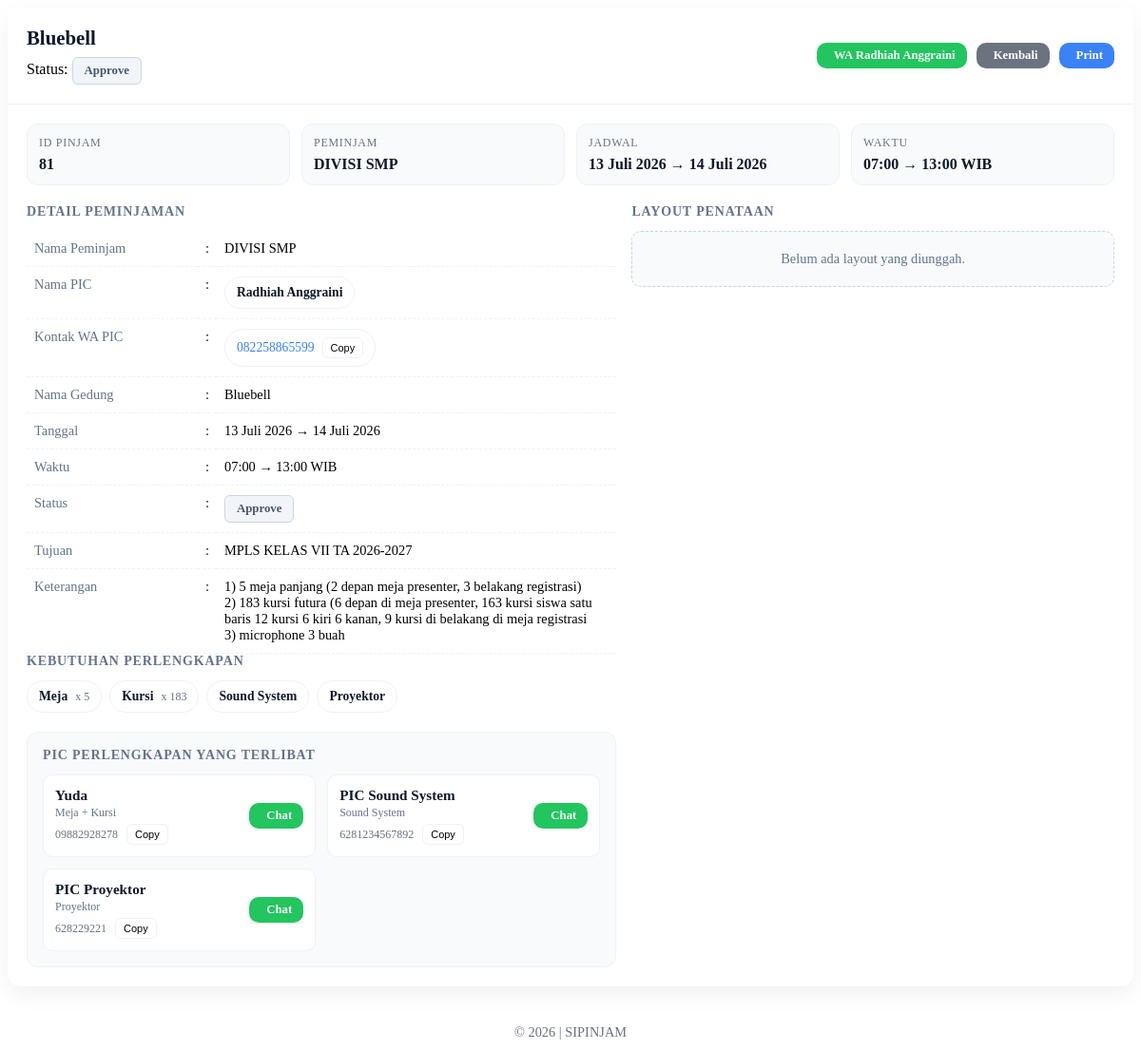
/admin/peminjaman/detailpinjambarang.php?id=81, run on the app's committed database.
### tables this page shows
CREATE TABLE `pinjambarang` (
  `id_pinjam` int(11) NOT NULL,
  `id_user` int(11) DEFAULT NULL,
  `id_barang` int(11) NOT NULL,
  `meja` enum('Iya','Tidak') NOT NULL,
  `jumlah_meja` text DEFAULT NULL,
  `kursi` enum('Iya','Tidak') DEFAULT NULL,
  `jumlah_kursi` text DEFAULT NULL,
  `sound` enum('Iya','Tidak') NOT NULL,
  `proyektor` enum('Iya','Tidak') NOT NULL,
  `tgl_mulai` date DEFAULT NULL,
  `waktu_mulai` time DEFAULT NULL,
  `tgl_selesai` date DEFAULT NULL,
  `waktu_selesai` time DEFAULT NULL,
  `tujuan_barang` text DEFAULT NULL,
  `layout` text NOT NULL,
  `ket` text NOT NULL,
  `nama` text NOT NULL,
  `nohp` text NOT NULL,
  `status` varchar(15) DEFAULT NULL,
  `is_recurring` enum('yes','no') DEFAULT 'no',
  `recurring_days` varchar(50) DEFAULT NULL,
  `created_at` timestamp NULL DEFAULT current_timestamp()
);

CREATE TABLE `barang` (
  `id` int(11) NOT NULL,
  `nama_barang` varchar(255) DEFAULT NULL,
  `stok` text DEFAULT NULL,
  `deskripsi` text DEFAULT NULL,
  `foto` varchar(255) DEFAULT NULL
);

CREATE TABLE `user` (
  `id` int(11) NOT NULL,
  `nama_lengkap` varchar(255) DEFAULT NULL,
  `email` varchar(255) DEFAULT NULL,
  `nohp` varchar(15) DEFAULT NULL,
  `username` varchar(15) DEFAULT NULL,
  `password` varchar(15) DEFAULT NULL,
  `level` varchar(10) DEFAULT NULL
);

CREATE TABLE `pic_kontak` (
  `id` int(11) NOT NULL,
  `nama_pic` varchar(100) DEFAULT NULL,
  `jenis_pic` enum('proyektor','meja','sound','kursi') DEFAULT NULL,
  `no_whatsapp` varchar(20) DEFAULT NULL,
  `status` enum('aktif','nonaktif') DEFAULT 'aktif'
);

### admin/peminjaman/detailpinjambarang.php (the view, shortened to what the rows shown need)
<?php
require_once __DIR__ . '/../../koneksi.php';
function safe($s) {
    return htmlspecialchars((string)$s ?? '', ENT_QUOTES, 'UTF-8');
}
function boolLabel($v) {
    $truthy = ['1','ya','y','true','on','iya','ada'];
    return in_array(strtolower((string)$v), $truthy, true);
}
function fmtDateId($ymd) {
    $bulan = [1=>"Januari","Februari","Maret","April","Mei","Juni","Juli","Agustus","September","Oktober","November","Desember"];
    $t = strtotime($ymd);
    return date('j', $t) . ' ' . $bulan[(int)date('n',$t)] . ' ' . date('Y',$t);
}
function fmtTime($hhmmss) {
    $t = strlen($hhmmss) === 5 ? $hhmmss.':00' : $hhmmss;
    $parts = explode(':', $t);
    return sprintf('%02d:%02d', (int)$parts[0], (int)$parts[1]);
}
function statusBadge($statusRaw) {
    $status = strtolower(trim((string)$statusRaw));
    $map = [
        'pending'   => ['warning','Pending'],
        'ditolak'   => ['danger','Ditolak'],
        'rejected'  => ['danger','Ditolak'],
        'disetujui' => ['success','Disetujui'],
        'approved'  => ['success','Disetujui'],
        'dibatalkan'=> ['secondary','Dibatalkan'],
        'canceled'  => ['secondary','Dibatalkan'],
        'selesai'   => ['info','Selesai'],
        'returned'  => ['info','Selesai'],
    ];
    [$cls,$label] = $map[$status] ?? ['secondary', ucfirst($status ?: 'Tidak Diketahui')];
    return '<span class="badge badge-'.$cls.'">'.$label.'</span>';
}
function phoneDigits($s) {
    return preg_replace('/[^0-9+]/', '', (string)$s);
}
function waLink($phone, $text) {
    $p = phoneDigits($phone);
    $q = urlencode($text);
    return "https://wa.me/{$p}?text={$q}";
}
function splitContacts($raw) {
    $raw = (string)$raw;
    $list = preg_split('/[\s,;\/\r\n]+/u', $raw, -1, PREG_SPLIT_NO_EMPTY);
    $out = [];
    foreach ($list as $it) {
        $it = trim($it);
        $out[] = $it;
    }
    $seen = [];
    $uniq = [];
    foreach ($out as $it) {
        $key = phoneDigits($it) ?: strtolower($it);
        if (!isset($seen[$key])) {
            $uniq[] = $it;
            $seen[$key] = true;
        }
    }
    return $uniq;
}
$id = $_GET['id'] ?? '';
$sql = "SELECT p.*,
               u.nama_lengkap,
               p.nama  AS pic_nama,
               p.nohp AS pic_wa,
               b.nama_barang
        FROM pinjambarang p
        INNER JOIN user u   ON u.id = p.id_user
        INNER JOIN barang b ON b.id = p.id_barang
        WHERE p.id_pinjam = ?";
$stmt = $conn->prepare($sql);
$stmt->bind_param("i", $id);
$stmt->execute();
$res = $stmt->get_result();
$d = $res->fetch_assoc();
$tglMulai    = fmtDateId($d['tgl_mulai'] ?? null);
$tglSelesai  = fmtDateId($d['tgl_selesai'] ?? null);
$wMulai      = fmtTime($d['waktu_mulai'] ?? null);
$wSelesai    = fmtTime($d['waktu_selesai'] ?? null);
$rentangHari = ($tglMulai === $tglSelesai || !$d['tgl_selesai'])
             ? $tglMulai
             : $tglMulai . ' → ' . $tglSelesai;
$rentangJam  = ($wMulai && $wSelesai && $wMulai !== '—' && $wSelesai !== '—')
             ? $wMulai . ' → ' . $wSelesai
             : ($wMulai ?: '—');
$picNamesRaw = trim((string)($d['pic_nama'] ?? ''));
$picWarsRaw  = trim((string)($d['pic_wa']   ?? ''));
$picNames = $picNamesRaw !== '' ? preg_split('/\s*,\s*|\s*;\s*|\s*\/\s*|\n|\r/u', $picNamesRaw, -1, PREG_SPLIT_NO_EMPTY) : [];
$picNums  = splitContacts($picWarsRaw);
$picPairs = [];
if ($picNums) {
    $nNums  = count($picNums);
    $nNames = count($picNames);
    for ($i=0; $i<$nNums; $i++) {
        $nm = ($nNames === $nNums) ? ($picNames[$i] ?? '') : ($picNamesRaw ?: '');
        $nm = trim($nm);
        $picPairs[] = ['name'=>$nm ?: 'PIC', 'phone'=>$picNums[$i]];
    }
}
$waBaseMsg = "Halo, saya menindaklanjuti peminjaman gedung.\n"
           . "ID: {$d['id_pinjam']}\n"
           . "Nama Peminjam: {$d['nama_lengkap']}\n"
           . "Gedung: {$d['nama_barang']}\n"
           . "Jadwal: {$rentangHari}, {$rentangJam}";
$picMapping = [
    'meja'      => boolLabel($d['meja'] ?? ''),
    'kursi'     => boolLabel($d['kursi'] ?? ''),
    'sound'     => boolLabel($d['sound'] ?? ''),
    'proyektor' => boolLabel($d['proyektor'] ?? '')
];
$picTypes = [];
foreach ($picMapping as $jenis => $needed) {
    if ($needed) $picTypes[] = $jenis;
}
$neededPICs = [];
if (!empty($picTypes)) {
    $placeholders = implode(',', array_fill(0, count($picTypes), '?'));
    $sqlPIC = "SELECT nama_pic, jenis_pic, no_whatsapp
               FROM pic_kontak
               WHERE jenis_pic IN ($placeholders)
                 AND status = 'aktif'";
    $stmtPIC = $conn->prepare($sqlPIC);
    $typesStr = str_repeat('s', count($picTypes));
    $stmtPIC->bind_param($typesStr, ...$picTypes);
    $stmtPIC->execute();
    $resPIC = $stmtPIC->get_result();
    while ($pic = $resPIC->fetch_assoc()) {
        $neededPICs[] = [
            'name'  => (string)$pic['nama_pic'],
            'type'  => (string)$pic['jenis_pic'],
            'phone' => (string)$pic['no_whatsapp']
        ];
    }
}
$mergedPICs = [];
foreach ($neededPICs as $p) {
    $key = phoneDigits($p['phone']);
    if (!isset($mergedPICs[$key])) {
        $mergedPICs[$key] = [
            'name'   => $p['name'],
            'phone'  => $p['phone'],
            'types'  => [],
        ];
    }
    if (!in_array($p['type'], $mergedPICs[$key]['types'], true)) {
        $mergedPICs[$key]['types'][] = $p['type'];
    }
}
$neededPICs = array_values($mergedPICs);
$priority = ['meja'=>1,'kursi'=>2,'sound'=>3,'proyektor'=>4];
usort($neededPICs, function($a,$b) use($priority){
    $pa = min(array_map(fn($t)=>$priority[$t]??9, $a['types']));
    $pb = min(array_map(fn($t)=>$priority[$t]??9, $b['types']));
    return $pa <=> $pb;
});
?>
<div class="detail-gedung-content">
  <div class="row">
    <div class="col-md-12">
      <div class="card">
        <div class="card-header">
          <div class="d-flex align-items-center justify-content-between">
            <div>
              <h4 class="card-title mb-1"><?= safe($d['nama_barang']) ?></h4>
              <div>Status: <?= statusBadge($d['status'] ?? '') ?></div>
            </div>
            <div class="actions">
              <?php if (!empty($picPairs)): ?>
                <?php foreach ($picPairs as $i => $pp):
                  $url = waLink($pp['phone'], $waBaseMsg);
                  $label = trim($pp['name']) !== '' ? ("WA ". $pp['name']) : ("WA PIC #".($i+1));
                ?>
                  <a class="btn btn-success btn-sm" target="_blank" rel="noopener noreferrer" href="<?= safe($url) ?>">
                    <i class="fa fa-whatsapp"></i> <?= safe($label) ?>
                  </a>
                <?php endforeach; ?>
              <?php endif; ?>
              <a class="btn btn-secondary btn-sm" href="javascript:window.history.back()">
                <i class="fa fa-arrow-left"></i> Kembali
              </a>
              <a href="./peminjaman/cetakdetail.php?id=<?= (int)$d['id_pinjam'] ?>" target="_blank" rel="noopener noreferrer" class="btn btn-primary btn-sm">
                <i class="fa fa-print"></i> Print
              </a>
            </div>
          </div>
        </div>
        <div class="card-body">
          <div class="summary">
            <div class="sum-item">
              <div class="t">ID Pinjam</div>
              <div class="v"><?= (int)$d['id_pinjam'] ?></div>
            </div>
            <div class="sum-item">
              <div class="t">Peminjam</div>
              <div class="v"><?= safe($d['nama_lengkap']) ?></div>
            </div>
            <div class="sum-item">
              <div class="t">Jadwal</div>
              <div class="v"><?= safe($rentangHari) ?></div>
            </div>
            <div class="sum-item">
              <div class="t">Waktu</div>
              <div class="v"><?= safe($rentangJam) ?> WIB</div>
            </div>
          </div>
          <div class="grid-2">
            <div>
              <div class="table-responsive">
                <table class="table-clean">
                  <tr><td>Nama Peminjam</td><td>:</td><td><?= safe($d['nama_lengkap']) ?></td></tr>
                  <tr>
                    <td>
                      <?php if (!empty($picPairs)): ?>
                        <div class="chips">
                          <?php foreach ($picPairs as $pp): ?>
                            <div class="chip">
                              <b><?= safe($pp['name']) ?></b>
                            </div>
                          <?php endforeach; ?>
                        </div>
                      <?php else: ?>
                        <?= $picNamesRaw !== '' ? safe($picNamesRaw) : '—' ?>
                      <?php endif; ?>
                    </td>
                  </tr>
                  <tr>
                    <td>
                      <?php if (!empty($picPairs)): ?>
                        <div class="chips">
                          <?php foreach ($picPairs as $pp):
                            $pd = phoneDigits($pp['phone']);
                            $url = waLink($pp['phone'], $waBaseMsg);
                          ?>
                            <div class="chip">
                              <a href="<?= safe($url) ?>" target="_blank" rel="noopener noreferrer">
                                <?= safe($pd) ?>
                              </a>
                              <button class="copy-btn" data-copy="<?= safe($pd) ?>">Copy</button>
                            </div>
                          <?php endforeach; ?>
                        </div>
                      <?php else: ?>
                        —
                      <?php endif; ?>
                    </td>
                  </tr>
                  <tr><td>Nama Gedung</td><td>:</td><td><?= safe($d['nama_barang']) ?></td></tr>
                  <tr><td>Tanggal</td><td>:</td><td><?= safe($rentangHari) ?></td></tr>
                  <tr><td>Waktu</td><td>:</td><td><?= safe($rentangJam) ?> WIB</td></tr>
                  <tr><td>Tujuan</td><td>:</td><td><?= nl2br(safe($d['tujuan_barang'] ?? '—')) ?></td></tr>
                  <tr><td>Keterangan</td><td>:</td><td><?= nl2br(safe($d['ket'] ?? '—')) ?></td></tr>
                </table>
              </div>
              <?php if (!empty($neededPICs)): ?>
                <div class="pic-section">
                  <div class="pic-grid">
                    <?php
                    $labelMapping = [
                      'meja'      => 'Meja',
                      'kursi'     => 'Kursi',
                      'sound'     => 'Sound System',
                      'proyektor' => 'Proyektor'
                    ];
                    foreach ($neededPICs as $pic):
                      $labels = [];
                      foreach ($pic['types'] as $t) {
                        $labels[] = $labelMapping[$t] ?? ucfirst($t);
                      }
                      $picTypeLabel = implode(' + ', $labels);
                      $items = [];
                      if (in_array('meja', $pic['types'], true) && boolLabel($d['meja'] ?? '')) {
                        $items[] = 'Meja' . (!empty($d['jumlah_meja']) ? ' ('.$d['jumlah_meja'].' unit)' : '');
                      }
                      if (in_array('kursi', $pic['types'], true) && boolLabel($d['kursi'] ?? '')) {
                        $items[] = 'Kursi' . (!empty($d['jumlah_kursi']) ? ' ('.$d['jumlah_kursi'].' unit)' : '');
                      }
                      if (in_array('sound', $pic['types'], true) && boolLabel($d['sound'] ?? '')) {
                        $items[] = 'Sound System';
                      }
                      if (in_array('proyektor', $pic['types'], true) && boolLabel($d['proyektor'] ?? '')) {
                        $items[] = 'Proyektor';
                      }
                      $perlengkapanLine = !empty($items) ? implode(', ', $items) : $picTypeLabel;
                      $picMsg = "Halo {$pic['name']},\n\n"
                              . "Saya menghubungi Anda terkait peminjaman gedung dengan kebutuhan perlengkapan berikut:\n"
                              . "{$perlengkapanLine}\n\n"
                              . "Detail Peminjaman:\n"
                              . "ID: {$d['id_pinjam']}\n"
                              . "Peminjam: {$d['nama_lengkap']}\n"
                              . "Gedung: {$d['nama_barang']}\n"
                              . "Jadwal: {$rentangHari}\n"
                              . "Waktu: {$rentangJam} WIB\n\n"
                              . "Mohon konfirmasinya. Terima kasih.";
                      $waUrl = waLink($pic['phone'], $picMsg);
                      $phoneClean = phoneDigits($pic['phone']);
                    ?>
                      <div class="pic-card">
                        <div class="pic-info">
                          <div class="pic-name"><?= safe($pic['name']) ?></div>
                          <div class="pic-type"><?= safe($picTypeLabel) ?></div>
                          <div style="font-size:12px;color:#6b7280;margin-top:4px">
                            <?= safe($phoneClean) ?>
                            <button class="copy-btn" data-copy="<?= safe($phoneClean) ?>" style="margin-left:6px">Copy</button>
                          </div>
                        </div>
                        <div>
                          <a class="btn btn-success btn-sm" target="_blank" rel="noopener noreferrer" href="<?= safe($waUrl) ?>">
                            <i class="fa fa-whatsapp"></i> Chat
                          </a>
                        </div>
                      </div>
                    <?php endforeach; ?>
                  </div>
                </div>
              <?php endif; ?>
            </div>
          </div>
        </div>
      </div>
    </div>
  </div>
</div>

### data on the page
pinjambarang: id_barang.nama_barang "Bluebell", label "WA Radhiah Anggraini", id_pinjam "81", id_user.nama_lengkap "DIVISI SMP", safe($rentangHari) "13 Juli 2026 → 14 Juli 2026", safe($rentangJam) "07:00 → 13:00", name "Radhiah Anggraini", pd "082258865599", tujuan_barang "MPLS KELAS VII TA 2026-2027", ket "1) 5 meja panjang (2 depan meja presenter, 3 belakang registrasi) 2) 183 kursi futura (6 depan di meja presenter, 163 kursi siswa satu baris 12 kursi 6 kiri 6 kanan, 9 kursi di belakang di meja registrasi 3) microphone 3 buah"
pic_kontak: nama_pic "PIC Sound System", picTypeLabel "Sound System", no_whatsapp "6281234567892"
pic_kontak: nama_pic "PIC Proyektor", picTypeLabel "Proyektor", no_whatsapp "628229221"

### other printed values
$label "Approve Approve"
safe($f['label']) "Meja"
$f['qty'] "5"
safe($f['label']) "Kursi"
$f['qty'] "183"
safe($f['label']) "Sound System"
safe($f['label']) "Proyektor"
safe($pic['name']) "Yuda"
safe($picTypeLabel) "Meja + Kursi"
safe($phoneClean) "09882928278"
